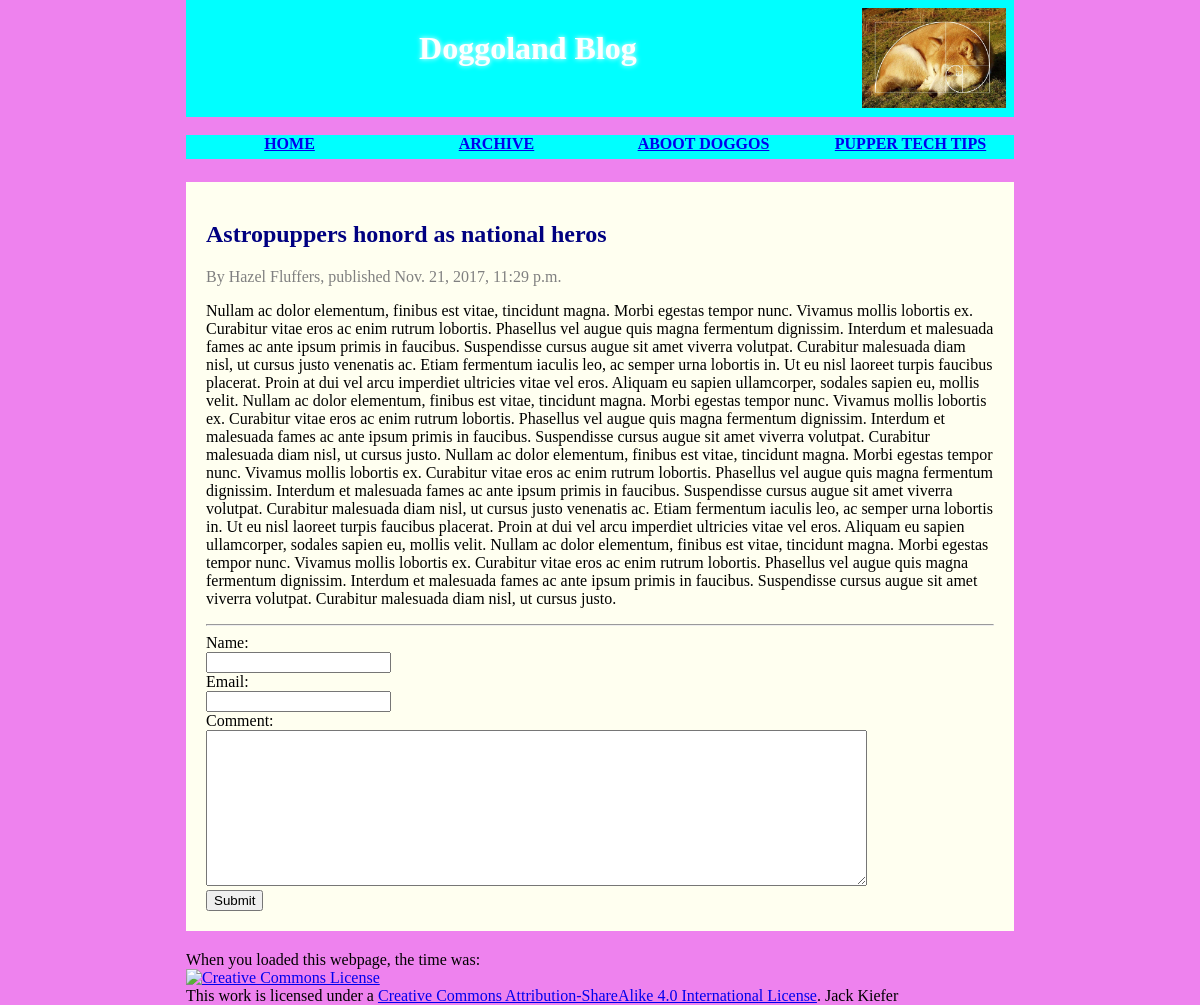
Page /blog/2/ on the earlier database version.
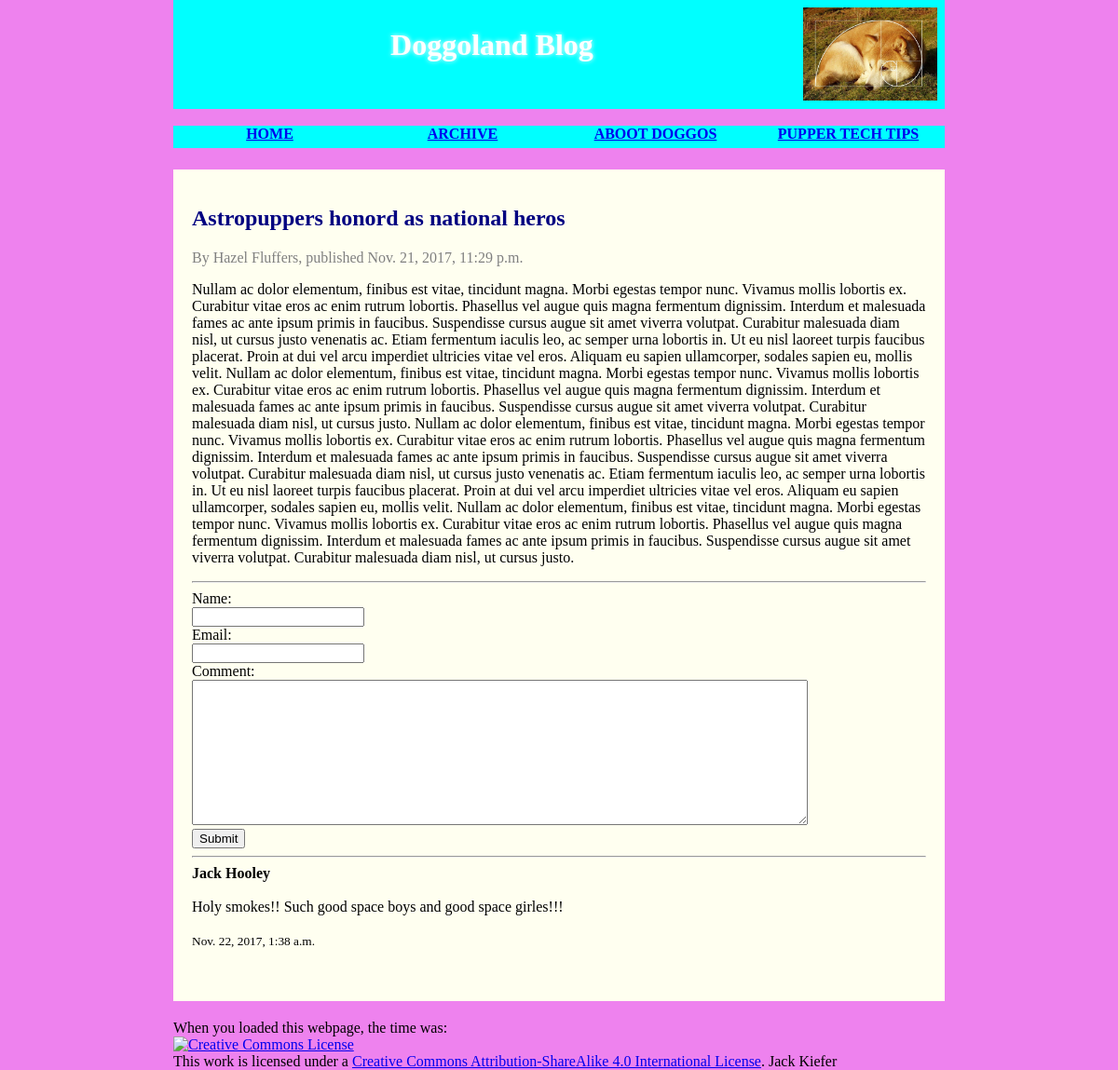
Same page on the later database version.
### blog/models.py (models this page shows, shortened)
class Comments(models.Model):
    blog = models.ForeignKey(Blog, on_delete=models.CASCADE)
    commenter_nickname = models.CharField(max_length=50)
    email = models.EmailField()
    content = models.TextField(max_length=1000)
    posted_date = models.DateTimeField('date commented')

### blog/views.py (the view)
# urls.py: url(r'^(?P<blog_id>[0-9]+)/$', views.detail, name='detail'),
def detail(request, blog_id):
    try:
        blog = Blog.objects.get(pk=blog_id)
    except Blog.DoesNotExist:
        raise Http404("Blog post does not exist")
    return render(request, 'blog/detail.html', {'blog': blog})

### blog/templates/blog/detail.html (shortened to what this page needs)
{% load static %}
<!DOCTYPE html>
<html lang="en">
    <head>
        <link rel="stylesheet" type="text/css" href="{% static 'blog/style.css' %}">
    </head>
    <body>
    <header>
        <h1> Doggoland Blog </h1>
        <img src="{% static 'blog/fibbonaci.jpg'%}" alt="f i b b o n a c i  b o y e" />
    </header>
    <nav>
      <ul>
        <li><a href="{% url 'blog:index' %}">Home</a></li>
        <li><a href="{% url 'blog:archive' %}">Archive</a></li>
        <li><a href="{% url 'blog:aboot' %}">Aboot doggos</a></li>
        <li><a href="{% url 'blog:tech' %}">Pupper Tech Tips</a></li>
      </ul>
    </nav>
    <main>
      <article>
<h2>{{ blog.title }}</h2>
<font color="gray">By {{ blog.author_name }}, published {{ blog.posted_date }}</font>
<p>{{ blog.content }}</p>
<hr>
<form action="{% url 'blog:comment' blog.id %}" method="post">
Name:</br>
<input type="text" name="nickname" /><br />
Email:</br>
<input type="email" name="email" /><br/>
Comment:</br>
<textarea name="commentbody" rows="10" cols="80"></textarea>
<br/>
<button type="submit">Submit</button>
</form>
{% for comment in blog.comments_set.all reversed %}
<hr>
<b>{{comment.commenter_nickname}}</b></br></br>
{{comment.content}}<br/></br>
<small>{{comment.posted_date}}</small></br></br></br>
{% endfor %}
      </article>
    </main>
    <footer>
    When you loaded this webpage, the time was: {{ curTime }}
    <br/>
    <a rel="license" href="http://creativecommons.org/licenses/by-sa/4.0/"><img alt="Creative Commons License" style="border-width:0" src="https://i.creativecommons.org/l/by-sa/4.0/88x31.png" /></a><br />This work is licensed under a <a rel="license" href="http://creativecommons.org/licenses/by-sa/4.0/">Creative Commons Attribution-ShareAlike 4.0 International License</a>. Jack Kiefer
    </footer>
   </body>
</html>

Differences in the rows shown:
added Comments: commenter_nickname "Jack Hooley", content "Holy smokes!! Such good space boys and good space girles!!!", posted_date "Nov. 22, 2017, 1:38 a.m."
